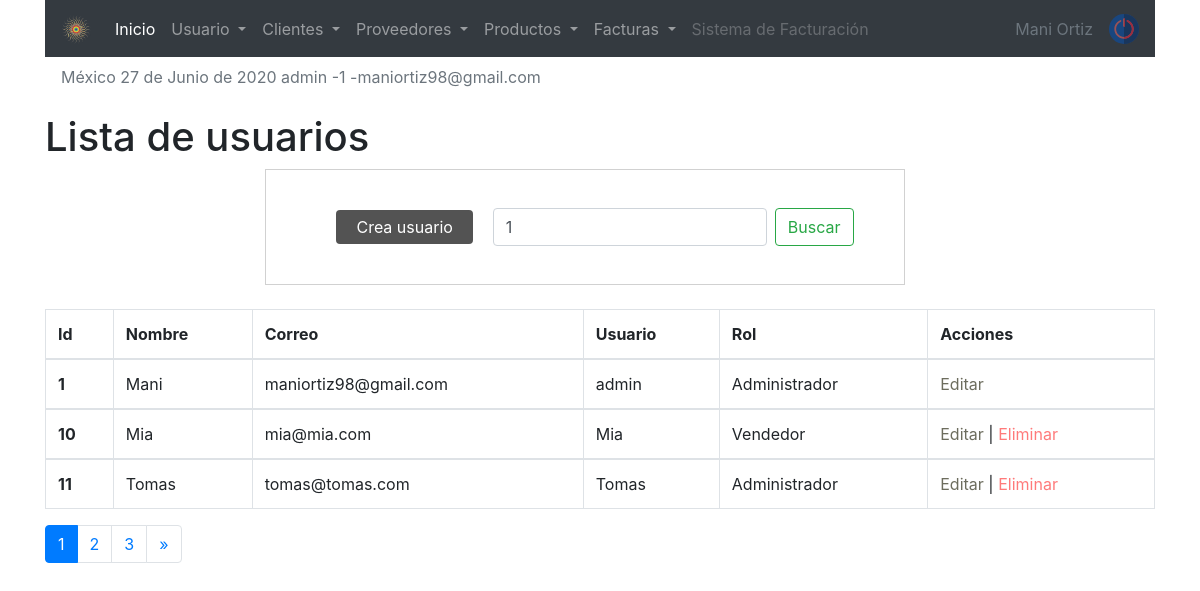
The app's page /sistema/buscar_usuario.php?busqueda=1 (signed in) with its own data.
### tables this page shows
CREATE TABLE `usuario` (
  `idusuario` int(11) NOT NULL,
  `nombre` varchar(50) DEFAULT NULL,
  `correo` varchar(100) DEFAULT NULL,
  `usuario` varchar(15) DEFAULT NULL,
  `clave` varchar(100) DEFAULT NULL,
  `rol` int(11) DEFAULT NULL,
  `estatus` int(11) NOT NULL DEFAULT 1
);

CREATE TABLE `rol` (
  `idrol` int(11) NOT NULL,
  `rol` varchar(20) DEFAULT NULL
);

### sistema/buscar_usuario.php (the view, shortened to what this page needs)
<?php
   include "../conexion.php"
?>
<!doctype html>
<html lang="en">
<link rel="stylesheet" href="css/style1.css">
  <head>
    <?php include "includes/scripts.php" ?>
  </head>
  <body>
  <?php include "includes/header.php" ?>
  <?php
  $busqueda =  strtolower($_REQUEST['busqueda']);
  ?>
    <div class="container">
        <h1>Lista de usuarios </h1>
     <div class="container row">
     <form class="form-inline my-2 my-lg-0" action="buscar_usuario.php" method="get">
     <a href="registro_usuario.php" class="btn_new">Crea usuario</a>
      <input class="form-control mr-sm-2" type="search" placeholder="Buscar usuario" aria-label="Search" name="busqueda" id="busqueda" value="<?php echo $busqueda;  ?>">
      <button class="btn btn-outline-success my-2 my-sm-0" type="submit" value="buscar">Buscar</button>
    </form>
    </div>
<br>
<div class="table-responsive">
            <table class="table table-bordered  table-responsive-xl">
            <thead>
                <tr>
                <th scope="col">Id</th>
                <th scope="col">Nombre</th>
                <th scope="col">Correo</th>
                <th scope="col">Usuario</th>
                <th scope="col">Rol</th>
                <th scope="col">Acciones</th>
                </tr>
            </thead>
            <?php
            $rol = '';
            $sql_registe = mysqli_query($conection, "SELECT COUNT(*) as total_registro FROM usuario
                                                        WHERE ( idusuario LIKE '%$busqueda%' OR
                                                                nombre LIKE '%$busqueda%' OR
                                                                correo LIKE '%$busqueda%' OR
                                                                usuario LIKE '%$busqueda%'
                                                                $rol  )
                                                        AND estatus = 1  " );
            $result_register = mysqli_fetch_array($sql_registe);
			$total_registro = $result_register['total_registro'];
			$por_pagina = 3;
			if(empty($_GET['pagina']))
			{
				$pagina = 1;
			}else{
				$pagina = $_GET['pagina'];
			}
			$desde = ($pagina-1) * $por_pagina;
			$total_paginas = ceil($total_registro / $por_pagina);
            $query = mysqli_query($conection, "SELECT u.idusuario, u.nombre, u.correo, u.usuario, r.rol FROM usuario u INNER JOIN rol r ON u.rol = r.idrol
            WHERE
            ( u.idusuario LIKE '%$busqueda%' OR
                u.nombre LIKE '%$busqueda%' OR
                u.correo LIKE '%$busqueda%' OR
                u.usuario LIKE '%$busqueda%' OR
                r.rol    LIKE  '%$busqueda%' )
            AND
            estatus = 1 ORDER BY u.idusuario ASC LIMIT $desde,$por_pagina
");
            $result = mysqli_num_rows($query);
            if($result > 0 ){
                while ($data = mysqli_fetch_array($query)){
            ?>
            <tbody>
                <tr>
                <th scope="row"><?php echo $data['idusuario']; ?></th>
                <td><?php echo $data['nombre']; ?></td>
                <td><?php echo $data['correo']; ?></td>
                <td><?php echo $data['usuario']; ?></td>
                <td><?php echo $data['rol']; ?></td>
                <td>
                    <a href="editar_usuario.php?id=<?php echo $data['idusuario']; ?>" class="link_edit">Editar </a>
                    <?php if($data['idusuario'] != 1){ ?>
                    |
                    <a href="eliminar_confirmar_usuario.php?id=<?php echo $data['idusuario']; ?>" class="link_delete">Eliminar</a>
                <?php } ?>
                </td>
                </tr>
            </tbody>
            <?php
        }
            }
            ?>
            </table>
            <?php
            if($total_registro != 0){
            ?>
            <nav aria-label="Page navigation example">
                <ul class="pagination">
                    <?php
                    for($i=1; $i <= $total_paginas ; $i++){
                        if($i == $pagina){
                            echo '<li class="page-item active"><a class="page-link" href="?pagina='.$i.'">'.$i.'</a></li>';
                        }else{
                            echo '<li class="page-item"><a class="page-link" href="?pagina='.$i.'&busqueda='.$busqueda.'">'.$i.'</a></li>';
                        }
                    }
                    if ($pagina != $total_paginas){
                    ?>
                    <li class="page-item">
                    <a class="page-link" href="?pagina=<?php echo $pagina + 1; ?>&busqueda=<?php echo $busqueda; ?>" aria-label="Next">
                        <span aria-hidden="true">&raquo;</span>
                    </a>
                    </li>
                <?php } ?>
                </ul>
            </nav>
         <?php } ?>
    </div>
    </div>
   </body>
</html>

### sistema/css/style1.css (style rules this page uses)
form { margin: auto; padding: 20px 50px; border: 1px solid #d1d1d1; }
.btn_new { background: rgb(83, 83, 83); color: rgb(255, 255, 255); display: inline-block; padding: 5px 20px; border-radius: 4px; margin: 20px; }
.link_edit { color: rgb(109, 109, 94); }
.link_delete { color: rgb(255, 122, 122); }

### records on screen
usuario: idusuario "1", nombre "Mani", correo "maniortiz98@gmail.com", usuario "admin", rol.rol "Administrador"
usuario: idusuario "10", nombre "Mia", correo "mia@mia.com", usuario "Mia", rol.rol "Vendedor"
usuario: idusuario "11", nombre "Tomas", correo "tomas@tomas.com", usuario "Tomas", rol.rol "Administrador"

### other values on screen
fechaC() "27 de Junio de 2020"
$_SESSION['user'] "admin"
$_SESSION['rol'] "1"
$_SESSION['email'] "maniortiz98@gmail.com"
